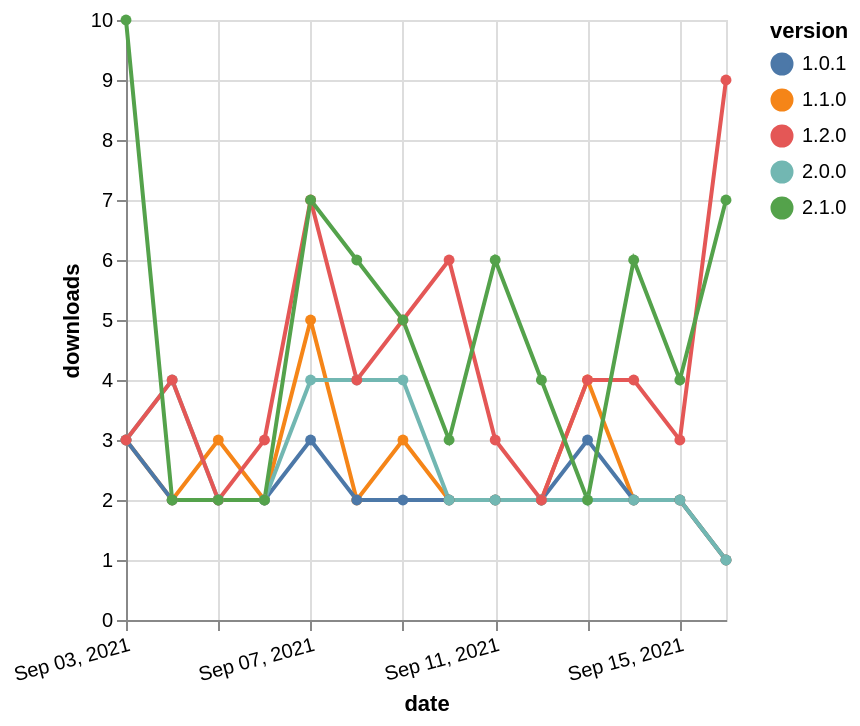

The specification (Vega-Lite) saved for this image:
### Vega-Lite specification from a JSON file in a GitHub repository (floating-point values rounded to 4 significant figures)
{"$schema": "https://vega.github.io/schema/vega-lite/v5.json", "description": "A simple bar chart with embedded data.", "data": {"values": [{"date": "2021-09-03", "total": 3491, "delta": 3, "version": "1.1.0"}, {"date": "2021-09-04", "total": 3493, "delta": 2, "version": "1.1.0"}, {"date": "2021-09-05", "total": 3496, "delta": 3, "version": "1.1.0"}, {"date": "2021-09-06", "total": 3498, "delta": 2, "version": "1.1.0"}, {"date": "2021-09-07", "total": 3503, "delta": 5, "version": "1.1.0"}, {"date": "2021-09-08", "total": 3505, "delta": 2, "version": "1.1.0"}, {"date": "2021-09-09", "total": 3508, "delta": 3, "version": "1.1.0"}, {"date": "2021-09-10", "total": 3510, "delta": 2, "version": "1.1.0"}, {"date": "2021-09-11", "total": 3512, "delta": 2, "version": "1.1.0"}, {"date": "2021-09-12", "total": 3514, "delta": 2, "version": "1.1.0"}, {"date": "2021-09-13", "total": 3518, "delta": 4, "version": "1.1.0"}, {"date": "2021-09-14", "total": 3520, "delta": 2, "version": "1.1.0"}, {"date": "2021-09-15", "total": 3522, "delta": 2, "version": "1.1.0"}, {"date": "2021-09-16", "total": 3523, "delta": 1, "version": "1.1.0"}, {"date": "2021-09-03", "total": 2051, "delta": 3, "version": "1.0.1"}, {"date": "2021-09-04", "total": 2053, "delta": 2, "version": "1.0.1"}, {"date": "2021-09-05", "total": 2055, "delta": 2, "version": "1.0.1"}, {"date": "2021-09-06", "total": 2057, "delta": 2, "version": "1.0.1"}, {"date": "2021-09-07", "total": 2060, "delta": 3, "version": "1.0.1"}, {"date": "2021-09-08", "total": 2062, "delta": 2, "version": "1.0.1"}, {"date": "2021-09-09", "total": 2064, "delta": 2, "version": "1.0.1"}, {"date": "2021-09-10", "total": 2066, "delta": 2, "version": "1.0.1"}, {"date": "2021-09-11", "total": 2068, "delta": 2, "version": "1.0.1"}, {"date": "2021-09-12", "total": 2070, "delta": 2, "version": "1.0.1"}, {"date": "2021-09-13", "total": 2073, "delta": 3, "version": "1.0.1"}, {"date": "2021-09-14", "total": 2075, "delta": 2, "version": "1.0.1"}, {"date": "2021-09-15", "total": 2077, "delta": 2, "version": "1.0.1"}, {"date": "2021-09-16", "total": 2078, "delta": 1, "version": "1.0.1"}, {"date": "2021-09-03", "total": 1027, "delta": 3, "version": "2.0.0"}, {"date": "2021-09-04", "total": 1031, "delta": 4, "version": "2.0.0"}, {"date": "2021-09-05", "total": 1033, "delta": 2, "version": "2.0.0"}, {"date": "2021-09-06", "total": 1035, "delta": 2, "version": "2.0.0"}, {"date": "2021-09-07", "total": 1039, "delta": 4, "version": "2.0.0"}, {"date": "2021-09-08", "total": 1043, "delta": 4, "version": "2.0.0"}, {"date": "2021-09-09", "total": 1047, "delta": 4, "version": "2.0.0"}, {"date": "2021-09-10", "total": 1049, "delta": 2, "version": "2.0.0"}, {"date": "2021-09-11", "total": 1051, "delta": 2, "version": "2.0.0"}, {"date": "2021-09-12", "total": 1053, "delta": 2, "version": "2.0.0"}, {"date": "2021-09-13", "total": 1055, "delta": 2, "version": "2.0.0"}, {"date": "2021-09-14", "total": 1057, "delta": 2, "version": "2.0.0"}, {"date": "2021-09-15", "total": 1059, "delta": 2, "version": "2.0.0"}, {"date": "2021-09-16", "total": 1060, "delta": 1, "version": "2.0.0"}, {"date": "2021-09-03", "total": 3318, "delta": 3, "version": "1.2.0"}, {"date": "2021-09-04", "total": 3322, "delta": 4, "version": "1.2.0"}, {"date": "2021-09-05", "total": 3324, "delta": 2, "version": "1.2.0"}, {"date": "2021-09-06", "total": 3327, "delta": 3, "version": "1.2.0"}, {"date": "2021-09-07", "total": 3334, "delta": 7, "version": "1.2.0"}, {"date": "2021-09-08", "total": 3338, "delta": 4, "version": "1.2.0"}, {"date": "2021-09-09", "total": 3343, "delta": 5, "version": "1.2.0"}, {"date": "2021-09-10", "total": 3349, "delta": 6, "version": "1.2.0"}, {"date": "2021-09-11", "total": 3352, "delta": 3, "version": "1.2.0"}, {"date": "2021-09-12", "total": 3354, "delta": 2, "version": "1.2.0"}, {"date": "2021-09-13", "total": 3358, "delta": 4, "version": "1.2.0"}, {"date": "2021-09-14", "total": 3362, "delta": 4, "version": "1.2.0"}, {"date": "2021-09-15", "total": 3365, "delta": 3, "version": "1.2.0"}, {"date": "2021-09-16", "total": 3374, "delta": 9, "version": "1.2.0"}, {"date": "2021-09-03", "total": 968, "delta": 10, "version": "2.1.0"}, {"date": "2021-09-04", "total": 970, "delta": 2, "version": "2.1.0"}, {"date": "2021-09-05", "total": 972, "delta": 2, "version": "2.1.0"}, {"date": "2021-09-06", "total": 974, "delta": 2, "version": "2.1.0"}, {"date": "2021-09-07", "total": 981, "delta": 7, "version": "2.1.0"}, {"date": "2021-09-08", "total": 987, "delta": 6, "version": "2.1.0"}, {"date": "2021-09-09", "total": 992, "delta": 5, "version": "2.1.0"}, {"date": "2021-09-10", "total": 995, "delta": 3, "version": "2.1.0"}, {"date": "2021-09-11", "total": 1001, "delta": 6, "version": "2.1.0"}, {"date": "2021-09-12", "total": 1005, "delta": 4, "version": "2.1.0"}, {"date": "2021-09-13", "total": 1007, "delta": 2, "version": "2.1.0"}, {"date": "2021-09-14", "total": 1013, "delta": 6, "version": "2.1.0"}, {"date": "2021-09-15", "total": 1017, "delta": 4, "version": "2.1.0"}, {"date": "2021-09-16", "total": 1024, "delta": 7, "version": "2.1.0"}]}, "width": "container", "mark": {"type": "line", "point": {"filled": true}}, "encoding": {"x": {"field": "date", "type": "temporal", "timeUnit": "yearmonthdate", "title": "date", "axis": {"labelAngle": -15}}, "y": {"field": "delta", "type": "quantitative", "title": "downloads"}, "color": {"field": "version", "type": "nominal"}, "tooltip": {"field": "delta"}}}
